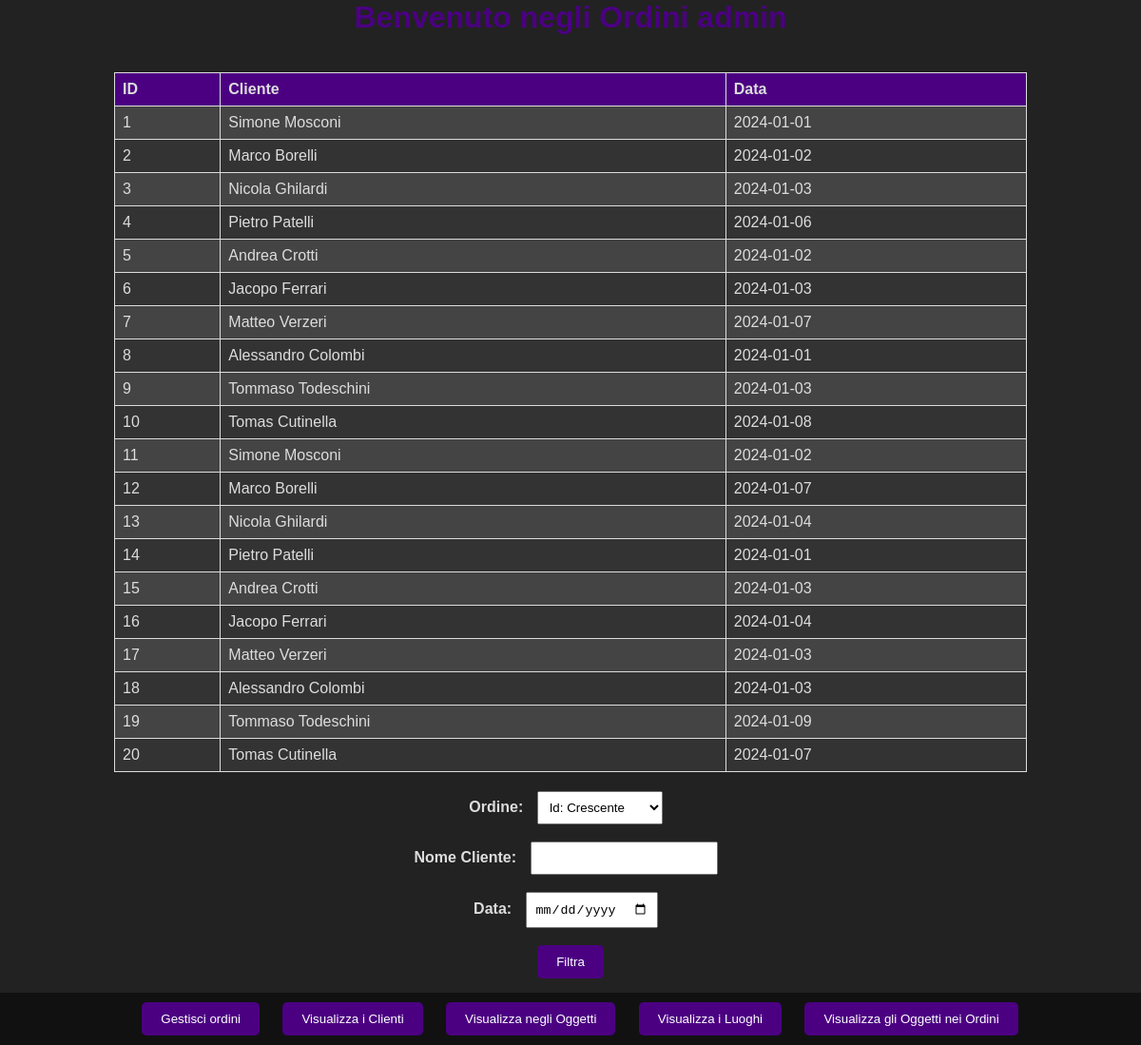
The app's page /ordini.php (signed in) with its own data.
### tables this page shows
CREATE TABLE `ordini` (
  `id` int(11) NOT NULL,
  `cliente_id` int(11) DEFAULT NULL,
  `data_ordine` date NOT NULL
);

### ordini.php (the view, shortened to what this page needs)
<?php
require "credenziali.php";
if (isset($_SESSION["UTENTE"])) {
    echo "<html>
        <head>
        <style>
        body {
            font-family: Arial, sans-serif;
            margin: 0;
            padding: 0;
            margin-bottom: 70px;
            background-color: #222;
            color: #ddd;
        }
        h1 {
            text-align: center;
            color: #4B0082; /* Indaco */
        }
        table {
            width: 80%;
            margin: auto;
            border-collapse: collapse;
            background-color: #333;
        }
        th, td {
            border: 1px solid #ddd;
            padding: 8px;
            text-align: left;
            color: #ddd;
        }
        th {
            background-color: #4B0082; /* Indaco */
            color: #ddd;
        }
        tr:nth-child(even) {
            background-color: #444;
        }
        footer {
            background-color: #111;
            color: #ddd;
            padding: 10px;
            text-align: center;
            position: fixed;
            bottom: 0;
            width: 100%;
        }
        button {
            padding: 10px 20px;
            margin: 0 10px;
            background-color: #4B0082; /* Indaco */
            color: white;
            border: none;
            border-radius: 5px;
            cursor: pointer;
        }
        button:hover {
            background-color: #6A5ACD; /* Lavanda scuro */
        }
        form {
            margin-top: 20px;
            text-align: center;
        }
        label {
            font-weight: bold;
            margin-right: 10px;
            color: #ddd;
        }
        select, input {
            padding: 8px;
            margin-right: 10px;
        }
    </style>
        </head>
        <body>";
    echo "<h1>Benvenuto negli Ordini " . $_SESSION["UTENTE"]. "</h1>";
    echo "<footer>
        <button onclick='redirectToPage(\"aggiungi_ordine.php\")'>Gestisci ordini</button>
        <button onclick='redirectToPage(\"protetta.php\")'>Visualizza i Clienti</button>
        <button onclick='redirectToPage(\"oggetti.php\")'>Visualizza negli Oggetti</button>
        <button onclick='redirectToPage(\"luoghi.php\")'>Visualizza i Luoghi</button>
        <button onclick='redirectToPage(\"oggetti_ordini.php\")'>Visualizza gli Oggetti nei Ordini</button>
      </footer><br>";
    try {
        $conn = new PDO("mysql:host=$servername;dbname=$dbname", $username, $password);
        $conn->setAttribute(PDO::ATTR_ERRMODE, PDO::ERRMODE_EXCEPTION);
        $sql = 'SELECT o.id, CONCAT(c.nome, " ", c.cognome) AS cliente, o.data_ordine FROM ordini o INNER JOIN clienti c ON o.cliente_id = c.id';
        $parameters = [];
        $statement = $conn->prepare($sql);
        $statement->execute($parameters);
        if ($statement->rowCount() > 0) {
            echo "<table>
                    <tr>
                        <th>ID</th>
                        <th>Cliente</th>
                        <th>Data</th>
                    </tr>";
            while ($row = $statement->fetch(PDO::FETCH_ASSOC)) {
                $id = $row['id'] ?? '-';
                $cliente = $row['cliente'] ?? '-';
                $data_ordine = $row['data_ordine'] ?? '-';
                echo "<tr>
                        <td>{$id}</td>
                        <td>{$cliente}</td>
                        <td>{$data_ordine}</td>
                    </tr> ";
            }
            echo "</table>";
            echo "<form method='POST'>
            <label for='ordine'>Ordine:</label>
                    <select name='ordine'>
                        <option>Id: Crescente</option>
                        <option>Id: Decrescente</option>
                    </select><br><br>
                    <label for='cliente'>Nome Cliente:</label>
                    <input type='text' name='cliente'><br><br>
                    <label for='data'>Data:</label>
                    <input type='date' name='data'><br><br>
                    <button type='submit'>Filtra</button>
                </form>";
        } else {
            echo "Nessun risultato trovato";
        }
    } catch (PDOException $e) {
        echo "Connection failed: " . $e->getMessage();
    } finally {
        $conn = null;
    }
    echo "</body>
        </html>";
} else {
    echo "Accesso non consentito";
}
?>

### ordini.php (style rules this page uses)
body { font-family: Arial, sans-serif; margin: 0; padding: 0; margin-bottom: 70px; background-color: #222; color: #ddd; }
h1 { text-align: center; color: #4B0082; }
table { width: 80%; margin: auto; border-collapse: collapse; background-color: #333; }
th, td { border: 1px solid #ddd; padding: 8px; text-align: left; color: #ddd; }
th { background-color: #4B0082; color: #ddd; }
tr:nth-child(even) { background-color: #444; }
footer { background-color: #111; color: #ddd; padding: 10px; text-align: center; position: fixed; bottom: 0; width: 100%; }
button { padding: 10px 20px; margin: 0 10px; background-color: #4B0082; color: white; border: none; border-radius: 5px; cursor: pointer; }
form { margin-top: 20px; text-align: center; }
label { font-weight: bold; margin-right: 10px; color: #ddd; }
select, input { padding: 8px; margin-right: 10px; }

### records on screen
ordini: id "1", cliente "Simone Mosconi", data_ordine "2024-01-01"
ordini: id "2", cliente "Marco Borelli", data_ordine "2024-01-02"
ordini: id "3", cliente "Nicola Ghilardi", data_ordine "2024-01-03"
ordini: id "4", cliente "Pietro Patelli", data_ordine "2024-01-06"
ordini: id "5", cliente "Andrea Crotti", data_ordine "2024-01-02"
ordini: id "6", cliente "Jacopo Ferrari", data_ordine "2024-01-03"
ordini: id "7", cliente "Matteo Verzeri", data_ordine "2024-01-07"
ordini: id "8", cliente "Alessandro Colombi", data_ordine "2024-01-01"
ordini: id "9", cliente "Tommaso Todeschini", data_ordine "2024-01-03"
ordini: id "10", cliente "Tomas Cutinella", data_ordine "2024-01-08"
ordini: id "11", cliente "Simone Mosconi", data_ordine "2024-01-02"
ordini: id "12", cliente "Marco Borelli", data_ordine "2024-01-07"
ordini: id "13", cliente "Nicola Ghilardi", data_ordine "2024-01-04"
ordini: id "14", cliente "Pietro Patelli", data_ordine "2024-01-01"
ordini: id "15", cliente "Andrea Crotti", data_ordine "2024-01-03"
ordini: id "16", cliente "Jacopo Ferrari", data_ordine "2024-01-04"
ordini: id "17", cliente "Matteo Verzeri", data_ordine "2024-01-03"
ordini: id "18", cliente "Alessandro Colombi", data_ordine "2024-01-03"
ordini: id "19", cliente "Tommaso Todeschini", data_ordine "2024-01-09"
ordini: id "20", cliente "Tomas Cutinella", data_ordine "2024-01-07"
